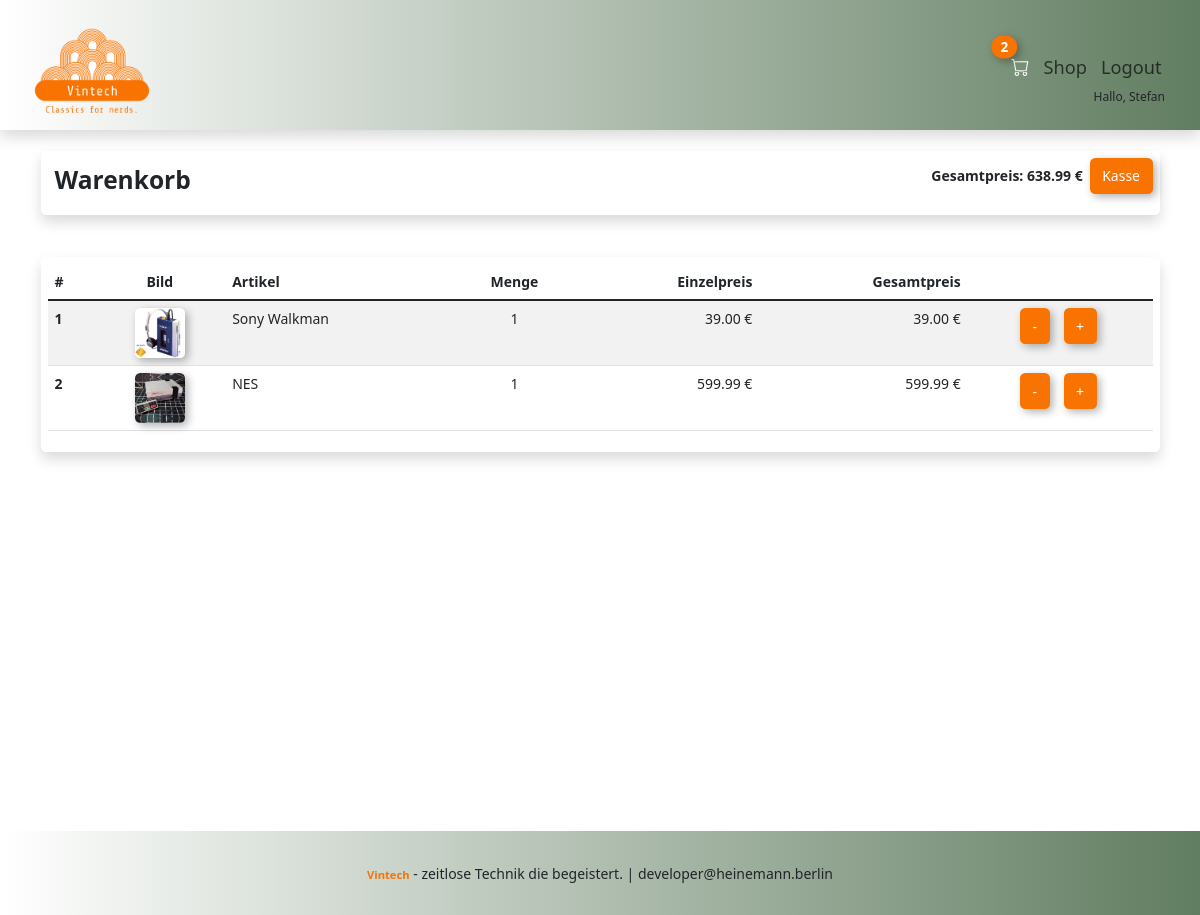
Screenshot of /warenkorb/ (signed in) with the database file from the repository.
### shop/models.py (models this page shows, shortened)
class Order(models.Model):
    customer = models.ForeignKey(
        Customer, on_delete=models.SET_NULL, null=True, blank=True
    )
    order_date = models.DateTimeField(auto_now_add=True, null=True, blank=True)
    completed = models.BooleanField(default=False, null=True, blank=True)
    order_id = models.CharField(max_length=100, null=True, blank=True)
    @property
    def get_total_price(self):
        total = 0
        for item in self.orderitem_set.all():
            total += item.get_sumary
        return total
    @property
    def get_total_quantity(self):
        total = 0
        for item in self.orderitem_set.all():
            total += item.quantity
        return total

class OrderItem(models.Model):
    article = models.ForeignKey(
        Article, on_delete=models.SET_NULL, null=True, blank=True
    )
    order = models.ForeignKey(Order, on_delete=models.SET_NULL, null=True, blank=True)
    quantity = models.IntegerField(default=0, null=True, blank=True)
    date = models.DateTimeField(auto_now_add=True, null=True, blank=True)
    @property
    def get_sumary(self):
        sumary = self.quantity * self.article.price
        return sumary

class Article(models.Model):
    name = models.CharField(max_length=100, null=True)
    description = models.TextField(max_length=100, null=True, blank=True)
    price = models.DecimalField(max_digits=6, decimal_places=2, null=True, blank=True)
    img = models.ImageField(upload_to="articles", null=True, blank=True)

### shop/views.py (the view)
# urls.py: path('warenkorb/', views.warenkorb, name='warenkorb'),
def warenkorb(request):
    if request.user.is_authenticated:
        customer = request.user.customer
        order, created = Order.objects.get_or_create(customer=customer, completed=False)
        articles = order.orderitem_set.all()
    else:
        cookie_data = guestCookie(request)
        articles = cookie_data['articles']
        order = cookie_data['order']
    ctx = {"articles": articles, "order": order}
    return render(request, "warenkorb.html", ctx)

### shop/context_processors.py (called while the page is built, shortened)
def shopping_cart_items(request):
  if request.user.is_authenticated:
    current_user = request.user.customer
    current_order, created  = Order.objects.get_or_create(customer=current_user, completed=False)
    if current_order:
      cart_items_amount = current_order.get_total_quantity
    else:
      cart_items_amount = 0
  return {"amount": cart_items_amount}

### shop/templates/warenkorb.html
{% extends 'index.html' %} {% load static%} {%block content%} {% if articles %}
<div class="row mt-4">
   <div class="col-12 col-lg-12">
      <div class="shadow p-2 mb-4 rounded">
         <div class="d-flex justify-content-end">
            <h3 class="me-auto fw-bold p-2">Warenkorb</h3>
            <p class="fw-bold p-2">Gesamtpreis: {{order.get_total_price | floatformat:2}} €</p>
            <p>
               <a
                  href="{% url 'kasse' %}"
                  class="btn bg-orange btn-buy"
                  >Kasse</a
               >
            </p>
         </div>
      </div>
   </div>
</div>
<div class="row mt-4">
   <div class="col-12">
      <div class="shadow p-2 mb-4 rounded">
         <table class="table table-striped table-hover">
            <thead>
               <tr>
                  <th scope="col">#</th>
                  <th
                     scope="col"
                     class="text-center">
                     Bild
                  </th>
                  <th scope="col">Artikel</th>
                  <th
                     scope="col"
                     class="text-center">
                     Menge
                  </th>
                  <th
                     scope="col"
                     class="text-end">
                     Einzelpreis
                  </th>
                  <th
                     scope="col"
                     class="text-end">
                     Gesamtpreis
                  </th>
               </tr>
            </thead>
            <tbody class="table-group-divider">
               {% for article in articles %}
               <tr>
                  <th scope="row">{{forloop.counter}}</th>
                  <td class="text-center">
                     <img
                        class="shadow-custom-1 rounded"
                        src=" {{article.article.img.url}}"
                        alt=""
                        width="50"
                        height="50" />
                  </td>
                  <td>{{article.article.name}}</td>
                  <td class="text-center">{{article.quantity}}</td>
                  <td class="text-end">{{article.article.price | floatformat:2}} €</td>
                  <td class="text-end">{{article.get_sumary | floatformat:2}} €</td>
                  <td class="text-end">
                     <button
                        data-article="{{article.article.id}}"
                        data-action="removeFromShoppingCart"
                        href="#"
                        class="btn btn-buy btn-add-or-delete">
                        -
                     </button>
                  </td>
                  <td class="text-start">
                     <button
                        data-article="{{article.article.id}}"
                        data-action="addToShoppingCart"
                        href="#"
                        class="btn btn-buy btn-add-or-delete">
                        +
                     </button>
                  </td>
               </tr>
               {% endfor %}
            </tbody>
         </table>
      </div>
   </div>
</div>
{% else %}
<h2
   class="mt-4"
   style="min-height: 80dvh">
   Dein Warenkorb ist leer ....
</h2>
{% endif %} {% endblock content%}

### shop/templates/menu.html (shortened to what this page needs)
{% load static%}
<nav class="navbar shadow nav-bg px-4 sticky-top">
   <div class="container-fluid d-flex">
      <a
         class="navbar-brand link-light"
         href="{% url 'shop' %}"
         ><img
            class="logo-img"
            src="{% static 'img/logos/logo_transparent.png'%}"
            alt=""
      /></a>
      <div class="d-flex flex-column">
         <ul class="navbar-nav mb-0 justify-content-end">
            <div class="d-flex align-items-center justify-content-end">
               <li class="nav-item">
                  <a
                     class="nav-link p-2 link-light"
                     href="{% url 'warenkorb' %}"
                     ><i class="bi bi-cart"></i>
                     {% if amount > 0 %}
                     <span
                        id="card-counter"
                        class="shadow-custom-1 position-absolute top-0 start-0 translate-middle badge rounded-pill bg-orange"
                        >{{amount}}</span
                     >
                     {% endif%}
                  </a>
               </li>
               {% if not request.get_full_path == "/" %}
               <li class="nav-item">
                  <a
                     class="nav-link p-2 btn btn"
                     aria-current="page"
                     href="{% url 'shop' %}">
                     Shop</a
                  >
               </li>
               {% endif%} {% if not request.user.is_authenticated %}
               <li class="nav-item">
                  <a
                     class="nav-link p-2 btn"
                     aria-current="page"
                     href="{% url 'login' %}"
                     >Login</a
                  >
               </li>
               {% else %}
               <li class="nav-item">
                  <a
                     class="nav-link p-2 btn btn"
                     aria-current="page"
                     href="{% url 'logout' %}"
                     >Logout</a
                  >
               </li>
               {% endif %}
            </div>
         </ul>
         {% if request.user.is_authenticated%}
         <span class="text-end pe-1 text-hallo">Hallo, {{request.user|title}}</span>
         {% else %}
         <span class="text-end pe-1 text-hallo">Hallo, du bist noch nicht eingeloggt.</span>
         {% endif %}
      </div>
   </div>
</nav>

### static/css/index.css (style rules this page uses)
:root { --brand-green: rgb(97, 125, 97); --brand-orange: rgb(249, 115, 0); --brand-orange-light: #ffd0a6; --brand-white: #fff; --brand-black: #000; font-size: 14px !important; }
.bg-orange { background-color: var(--brand-orange); }
.shadow-custom-1 { box-shadow: 3px 3px 8px rgba(0, 0, 0, 0.3); }
.navbar>.container-fluid { align-items: flex-start !important; }
.navbar ul { padding-top: 40px; font-size: 1.3rem; }
.navbar li { position: relative; }
.nav-bg { background: linear-gradient(90deg, white, var(--brand-green)); align-items: center; max-height: 130px; z-index: 1; }
.logo-img { width: 120px; }
.text-hallo { font-size: 12px !important; }
.btn-buy { background: var(--brand-orange); color: var(--brand-white); border: 2px solid var(--brand-orange); box-shadow: 3px 3px 8px rgba(0, 0, 0, 0.3); }

### rows the page displays
Order: get_total_price "638.99"
OrderItem: article.img (picture), article.name "Sony Walkman", quantity "1", article.price "39.00", get_sumary "39.00"
OrderItem: article.img (picture), article.name "NES", quantity "1", article.price "599.99", get_sumary "599.99"

### other values shown
{{ amount }} "2"
{{ request.user|title }} "Stefan"
